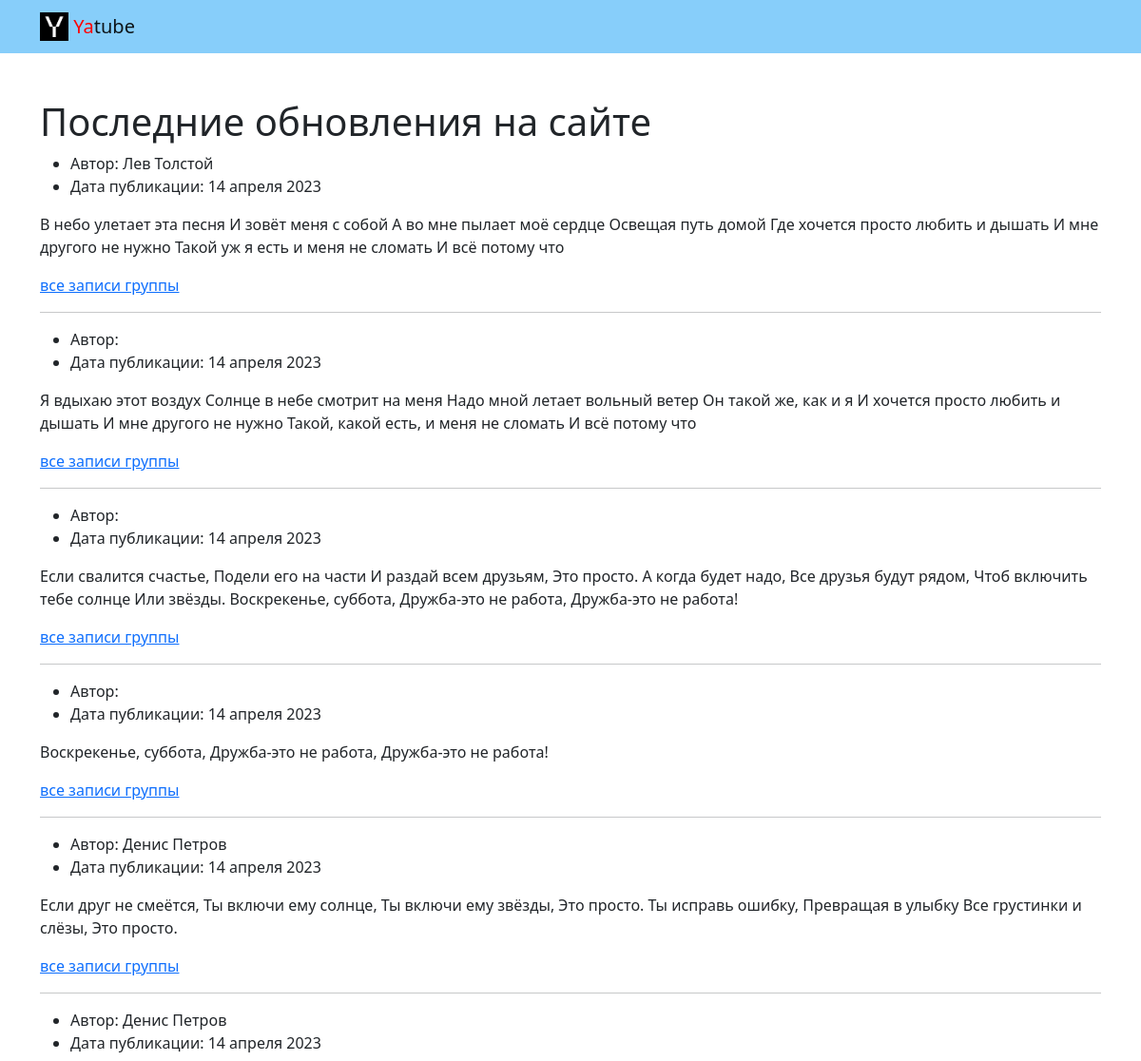
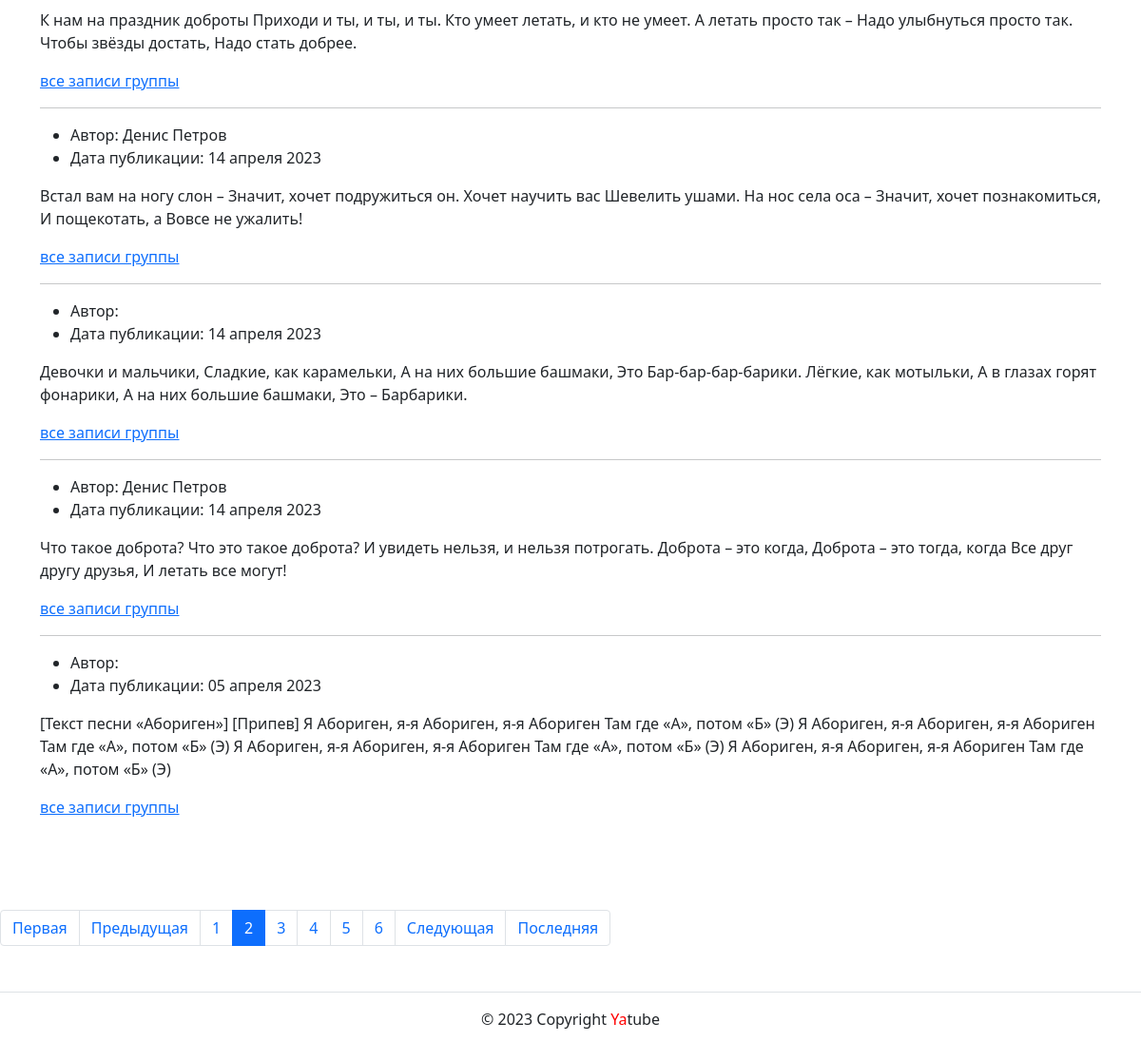
Screenshot of /?page=2 with the database file from the repository (2 pictures, top to bottom).
### posts/models.py (models this page shows)
class Post(models.Model):
    text = models.TextField()
    pub_date = models.DateTimeField(auto_now_add=True)
    group = models.ForeignKey(
        Group,
        blank=True,
        null=True,
        on_delete=models.SET_NULL,
        related_name='group_posts'
    )
    author = models.ForeignKey(
        User,
        on_delete=models.CASCADE,
        related_name='posts'
    )

### posts/views.py (the view)
# urls.py: path('', views.index, name='index'),
def index(request):
    post_list = Post.objects.all().order_by('-pub_date')
    paginator = Paginator(post_list, NUM_OF_POSTS)
    page_number = request.GET.get('page')
    page_obj = paginator.get_page(page_number)
    context = {
        'page_obj': page_obj,
    }
    return render(request, 'posts/index.html', context)

### templates/posts/index.html (shortened to what this page needs)
{% extends 'base.html' %}
{% block content %}
    <main>
      <div class="container py-5">
        <h1>Последние обновления на сайте</h1>
        <article>
          {% for post in page_obj %}
          <ul>
            <li>
              Автор: {{ post.author.get_full_name }}
            </li>
            <li>
              Дата публикации: {{ post.pub_date|date:"d E Y" }}
            </li>
          </ul>
          <p>{{ post.text }}</p>
          {% if post.group %}
            <a href="{% url 'posts:group_posts' post.group.slug %}">все записи группы</a>
          {% endif %}
          {% if not forloop.last %}<hr>{% endif %}
        {% endfor %}
        </article>
      </div>
    </main>
  {% include 'posts/includes/paginator.html' %}
{% endblock %}

### rows the page displays
Post: author.get_full_name "Лев Толстой", pub_date "14 апреля 2023", text "В небо улетает эта песня И зовёт меня с собой А во мне пылает моё сердце Освещая путь домой Где хочется просто любить и дышать И мне другого не нужно Такой уж я есть и меня не сломать И всё потому что", shows "все записи группы"
Post: pub_date "14 апреля 2023", text "Я вдыхаю этот воздух Солнце в небе смотрит на меня Надо мной летает вольный ветер Он такой же, как и я И хочется просто любить и дышать И мне другого не нужно Такой, какой есть, и меня не сломать И всё потому что", shows "все записи группы"
Post: pub_date "14 апреля 2023", text "Если свалится счастье, Подели его на части И раздай всем друзьям, Это просто. А когда будет надо, Все друзья будут рядом, Чтоб включить тебе солнце Или звёзды. Воскрекенье, суббота, Дружба-это не работа, Дружба-это не работа!", shows "все записи группы"
Post: pub_date "14 апреля 2023", text "Воскрекенье, суббота, Дружба-это не работа, Дружба-это не работа!", shows "все записи группы"
Post: author.get_full_name "Денис Петров", pub_date "14 апреля 2023", text "Если друг не смеётся, Ты включи ему солнце, Ты включи ему звёзды, Это просто. Ты исправь ошибку, Превращая в улыбку Все грустинки и слёзы, Это просто.", shows "все записи группы"
Post: author.get_full_name "Денис Петров", pub_date "14 апреля 2023", text "К нам на праздник доброты Приходи и ты, и ты, и ты. Кто умеет летать, и кто не умеет. А летать просто так – Надо улыбнуться просто так. Чтобы звёзды достать, Надо стать добрее.", shows "все записи группы"
Post: author.get_full_name "Денис Петров", pub_date "14 апреля 2023", text "Встал вам на ногу слон – Значит, хочет подружиться он. Хочет научить вас Шевелить ушами. На нос села оса – Значит, хочет познакомиться, И пощекотать, а Вовсе не ужалить!", shows "все записи группы"
Post: pub_date "14 апреля 2023", text "Девочки и мальчики, Сладкие, как карамельки, А на них большие башмаки, Это Бар-бар-бар-барики. Лёгкие, как мотыльки, А в глазах горят фонарики, А на них большие башмаки, Это – Барбарики.", shows "все записи группы"
Post: author.get_full_name "Денис Петров", pub_date "14 апреля 2023", text "Что такое доброта? Что это такое доброта? И увидеть нельзя, и нельзя потрогать. Доброта – это когда, Доброта – это тогда, когда Все друг другу друзья, И летать все могут!", shows "все записи группы"
Post: pub_date "05 апреля 2023", text "[Текст песни «Абориген»] [Припев] Я Абориген, я-я Абориген, я-я Абориген Там где «А», потом «Б» (Э) Я Абориген, я-я Абориген, я-я Абориген Там где «А», потом «Б» (Э) Я Абориген, я-я Абориген, я-я Абориген Там где «А», потом «Б» (Э) Я Абориген, я-я Абориген, я-я Абориген Там где «А», потом «Б» (Э)", shows "все записи группы"

### other values shown
{{ i }} "1" "3" "4" "5" "6"
{{ i }} "2"
